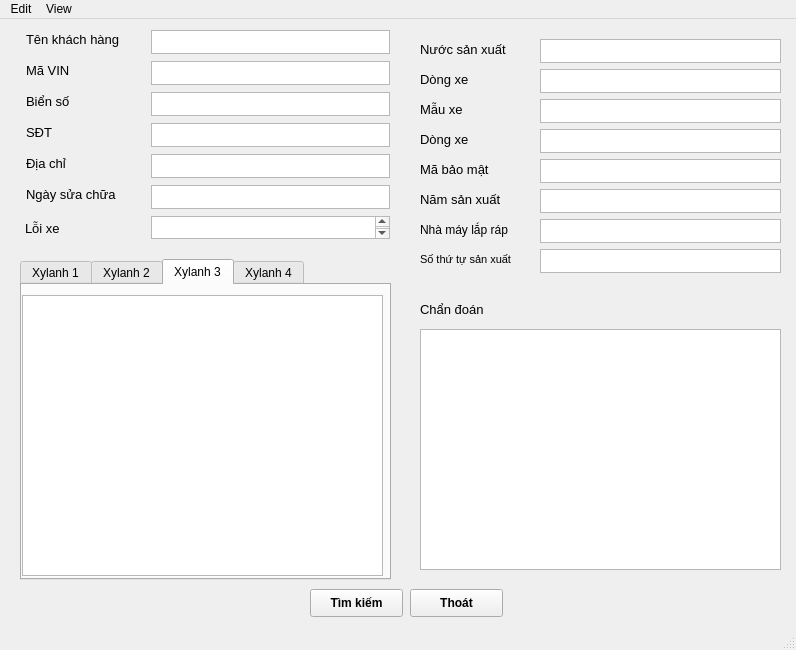
<?xml version="1.0" encoding="UTF-8"?>
<ui version="4.0">
 <class>MainWindow</class>
 <widget class="QMainWindow" name="MainWindow">
  <property name="geometry">
   <rect>
    <x>0</x>
    <y>0</y>
    <width>796</width>
    <height>650</height>
   </rect>
  </property>
  <property name="windowTitle">
   <string>MainWindow</string>
  </property>
  <widget class="QWidget" name="centralwidget">
   <widget class="QWidget" name="widget" native="true">
    <property name="geometry">
     <rect>
      <x>10</x>
      <y>10</y>
      <width>391</width>
      <height>221</height>
     </rect>
    </property>
    <widget class="QLabel" name="label_address">
     <property name="geometry">
      <rect>
       <x>16</x>
       <y>124</y>
       <width>51</width>
       <height>21</height>
      </rect>
     </property>
     <property name="font">
      <font>
       <pointsize>10</pointsize>
      </font>
     </property>
     <property name="text">
      <string>Địa chỉ</string>
     </property>
    </widget>
    <widget class="QLabel" name="label_num_phone">
     <property name="geometry">
      <rect>
       <x>16</x>
       <y>93</y>
       <width>31</width>
       <height>21</height>
      </rect>
     </property>
     <property name="font">
      <font>
       <pointsize>10</pointsize>
      </font>
     </property>
     <property name="text">
      <string>SĐT</string>
     </property>
    </widget>
    <widget class="QLabel" name="label_name">
     <property name="geometry">
      <rect>
       <x>16</x>
       <y>0</y>
       <width>117</width>
       <height>21</height>
      </rect>
     </property>
     <property name="font">
      <font>
       <pointsize>10</pointsize>
      </font>
     </property>
     <property name="text">
      <string>Tên khách hàng</string>
     </property>
    </widget>
    <widget class="QLabel" name="label_lices_num">
     <property name="geometry">
      <rect>
       <x>16</x>
       <y>62</y>
       <width>55</width>
       <height>21</height>
      </rect>
     </property>
     <property name="font">
      <font>
       <pointsize>10</pointsize>
      </font>
     </property>
     <property name="text">
      <string>Biển số</string>
     </property>
    </widget>
    <widget class="QLabel" name="label_date_fix">
     <property name="geometry">
      <rect>
       <x>16</x>
       <y>155</y>
       <width>110</width>
       <height>21</height>
      </rect>
     </property>
     <property name="font">
      <font>
       <pointsize>10</pointsize>
      </font>
     </property>
     <property name="text">
      <string>Ngày sửa chữa</string>
     </property>
    </widget>
    <widget class="QLabel" name="label_num_vin">
     <property name="geometry">
      <rect>
       <x>16</x>
       <y>31</y>
       <width>54</width>
       <height>21</height>
      </rect>
     </property>
     <property name="font">
      <font>
       <pointsize>10</pointsize>
      </font>
     </property>
     <property name="text">
      <string>Mã VIN</string>
     </property>
    </widget>
    <widget class="QLabel" name="label_date_fix_2">
     <property name="geometry">
      <rect>
       <x>15</x>
       <y>189</y>
       <width>110</width>
       <height>21</height>
      </rect>
     </property>
     <property name="font">
      <font>
       <pointsize>10</pointsize>
      </font>
     </property>
     <property name="text">
      <string>Lỗi xe</string>
     </property>
    </widget>
    <widget class="QTextEdit" name="t_name">
     <property name="geometry">
      <rect>
       <x>141</x>
       <y>1</y>
       <width>239</width>
       <height>24</height>
      </rect>
     </property>
    </widget>
    <widget class="QTextEdit" name="t_vin_num">
     <property name="geometry">
      <rect>
       <x>141</x>
       <y>32</y>
       <width>239</width>
       <height>24</height>
      </rect>
     </property>
    </widget>
    <widget class="QTextEdit" name="t_lices_num">
     <property name="geometry">
      <rect>
       <x>141</x>
       <y>63</y>
       <width>239</width>
       <height>24</height>
      </rect>
     </property>
    </widget>
    <widget class="QTextEdit" name="t_num_phone">
     <property name="geometry">
      <rect>
       <x>141</x>
       <y>94</y>
       <width>239</width>
       <height>24</height>
      </rect>
     </property>
    </widget>
    <widget class="QTextEdit" name="t_address">
     <property name="geometry">
      <rect>
       <x>141</x>
       <y>125</y>
       <width>239</width>
       <height>24</height>
      </rect>
     </property>
    </widget>
    <widget class="QTextEdit" name="t_date">
     <property name="geometry">
      <rect>
       <x>141</x>
       <y>156</y>
       <width>239</width>
       <height>24</height>
      </rect>
     </property>
    </widget>
    <widget class="QTextEdit" name="t_fix">
     <property name="geometry">
      <rect>
       <x>141</x>
       <y>187</y>
       <width>239</width>
       <height>23</height>
      </rect>
     </property>
    </widget>
   </widget>
   <widget class="QWidget" name="widget_grap" native="true">
    <property name="geometry">
     <rect>
      <x>10</x>
      <y>290</y>
      <width>391</width>
      <height>271</height>
     </rect>
    </property>
   </widget>
   <widget class="QWidget" name="widget_2" native="true">
    <property name="geometry">
     <rect>
      <x>410</x>
      <y>270</y>
      <width>381</width>
      <height>281</height>
     </rect>
    </property>
    <widget class="QLabel" name="label">
     <property name="geometry">
      <rect>
       <x>10</x>
       <y>10</y>
       <width>81</width>
       <height>21</height>
      </rect>
     </property>
     <property name="font">
      <font>
       <pointsize>10</pointsize>
      </font>
     </property>
     <property name="text">
      <string>Chẩn đoán</string>
     </property>
    </widget>
    <widget class="QTextEdit" name="t_comment">
     <property name="geometry">
      <rect>
       <x>10</x>
       <y>40</y>
       <width>361</width>
       <height>241</height>
      </rect>
     </property>
    </widget>
   </widget>
   <widget class="QWidget" name="widget_4" native="true">
    <property name="geometry">
     <rect>
      <x>270</x>
      <y>560</y>
      <width>271</width>
      <height>41</height>
     </rect>
    </property>
    <widget class="QPushButton" name="b_cancel">
     <property name="geometry">
      <rect>
       <x>140</x>
       <y>10</y>
       <width>93</width>
       <height>28</height>
      </rect>
     </property>
     <property name="font">
      <font>
       <weight>75</weight>
       <bold>true</bold>
      </font>
     </property>
     <property name="text">
      <string>Thoát</string>
     </property>
    </widget>
    <widget class="QPushButton" name="b_search">
     <property name="geometry">
      <rect>
       <x>40</x>
       <y>10</y>
       <width>93</width>
       <height>28</height>
      </rect>
     </property>
     <property name="font">
      <font>
       <weight>75</weight>
       <bold>true</bold>
      </font>
     </property>
     <property name="text">
      <string>Tìm kiếm</string>
     </property>
    </widget>
   </widget>
   <widget class="QTabWidget" name="grap">
    <property name="geometry">
     <rect>
      <x>20</x>
      <y>240</y>
      <width>371</width>
      <height>321</height>
     </rect>
    </property>
    <property name="currentIndex">
     <number>2</number>
    </property>
    <widget class="QWidget" name="tab_1">
     <attribute name="title">
      <string>Xylanh 1</string>
     </attribute>
     <widget class="QGraphicsView" name="graphicsView">
      <property name="geometry">
       <rect>
        <x>0</x>
        <y>10</y>
        <width>361</width>
        <height>281</height>
       </rect>
      </property>
     </widget>
    </widget>
    <widget class="QWidget" name="tab_2">
     <attribute name="title">
      <string>Xylanh 2</string>
     </attribute>
     <widget class="QGraphicsView" name="graphicsView_2">
      <property name="geometry">
       <rect>
        <x>0</x>
        <y>10</y>
        <width>361</width>
        <height>281</height>
       </rect>
      </property>
     </widget>
    </widget>
    <widget class="QWidget" name="tab_3">
     <attribute name="title">
      <string>Xylanh 3</string>
     </attribute>
     <widget class="QGraphicsView" name="graphicsView_3">
      <property name="geometry">
       <rect>
        <x>0</x>
        <y>10</y>
        <width>361</width>
        <height>281</height>
       </rect>
      </property>
     </widget>
    </widget>
    <widget class="QWidget" name="tab_4">
     <attribute name="title">
      <string>Xylanh 4</string>
     </attribute>
     <widget class="QGraphicsView" name="graphicsView_4">
      <property name="geometry">
       <rect>
        <x>0</x>
        <y>10</y>
        <width>361</width>
        <height>281</height>
       </rect>
      </property>
     </widget>
    </widget>
   </widget>
   <widget class="QWidget" name="widget_vin_num" native="true">
    <property name="geometry">
     <rect>
      <x>410</x>
      <y>10</y>
      <width>381</width>
      <height>251</height>
     </rect>
    </property>
    <widget class="QTextEdit" name="t_name_2">
     <property name="geometry">
      <rect>
       <x>130</x>
       <y>10</y>
       <width>241</width>
       <height>24</height>
      </rect>
     </property>
    </widget>
    <widget class="QLabel" name="label_contry">
     <property name="geometry">
      <rect>
       <x>10</x>
       <y>10</y>
       <width>117</width>
       <height>21</height>
      </rect>
     </property>
     <property name="font">
      <font>
       <pointsize>10</pointsize>
      </font>
     </property>
     <property name="text">
      <string>Nước sản xuất</string>
     </property>
    </widget>
    <widget class="QTextEdit" name="t_name_3">
     <property name="geometry">
      <rect>
       <x>130</x>
       <y>40</y>
       <width>241</width>
       <height>24</height>
      </rect>
     </property>
    </widget>
    <widget class="QLabel" name="label_branch">
     <property name="geometry">
      <rect>
       <x>10</x>
       <y>40</y>
       <width>117</width>
       <height>21</height>
      </rect>
     </property>
     <property name="font">
      <font>
       <pointsize>10</pointsize>
      </font>
     </property>
     <property name="text">
      <string>Dòng xe</string>
     </property>
    </widget>
    <widget class="QLabel" name="label_car">
     <property name="geometry">
      <rect>
       <x>10</x>
       <y>70</y>
       <width>117</width>
       <height>21</height>
      </rect>
     </property>
     <property name="font">
      <font>
       <pointsize>10</pointsize>
      </font>
     </property>
     <property name="text">
      <string>Mẫu xe</string>
     </property>
    </widget>
    <widget class="QTextEdit" name="t_name_4">
     <property name="geometry">
      <rect>
       <x>130</x>
       <y>70</y>
       <width>241</width>
       <height>24</height>
      </rect>
     </property>
    </widget>
    <widget class="QLabel" name="label_name_car">
     <property name="geometry">
      <rect>
       <x>10</x>
       <y>100</y>
       <width>117</width>
       <height>21</height>
      </rect>
     </property>
     <property name="font">
      <font>
       <pointsize>10</pointsize>
      </font>
     </property>
     <property name="text">
      <string>Dòng xe</string>
     </property>
    </widget>
    <widget class="QTextEdit" name="t_name_5">
     <property name="geometry">
      <rect>
       <x>130</x>
       <y>100</y>
       <width>241</width>
       <height>24</height>
      </rect>
     </property>
    </widget>
    <widget class="QTextEdit" name="t_name_6">
     <property name="geometry">
      <rect>
       <x>130</x>
       <y>130</y>
       <width>241</width>
       <height>24</height>
      </rect>
     </property>
    </widget>
    <widget class="QLabel" name="label_sec_num">
     <property name="geometry">
      <rect>
       <x>10</x>
       <y>130</y>
       <width>117</width>
       <height>21</height>
      </rect>
     </property>
     <property name="font">
      <font>
       <pointsize>10</pointsize>
      </font>
     </property>
     <property name="text">
      <string>Mã bảo mật</string>
     </property>
    </widget>
    <widget class="QTextEdit" name="t_name_7">
     <property name="geometry">
      <rect>
       <x>130</x>
       <y>160</y>
       <width>241</width>
       <height>24</height>
      </rect>
     </property>
    </widget>
    <widget class="QLabel" name="label_prod_date">
     <property name="geometry">
      <rect>
       <x>10</x>
       <y>160</y>
       <width>117</width>
       <height>21</height>
      </rect>
     </property>
     <property name="font">
      <font>
       <pointsize>10</pointsize>
      </font>
     </property>
     <property name="text">
      <string>Năm sản xuất</string>
     </property>
    </widget>
    <widget class="QLabel" name="label_factor">
     <property name="geometry">
      <rect>
       <x>10</x>
       <y>190</y>
       <width>131</width>
       <height>21</height>
      </rect>
     </property>
     <property name="font">
      <font>
       <pointsize>9</pointsize>
      </font>
     </property>
     <property name="text">
      <string>Nhà máy lắp ráp</string>
     </property>
    </widget>
    <widget class="QTextEdit" name="t_name_8">
     <property name="geometry">
      <rect>
       <x>130</x>
       <y>190</y>
       <width>241</width>
       <height>24</height>
      </rect>
     </property>
    </widget>
    <widget class="QLabel" name="label_num">
     <property name="geometry">
      <rect>
       <x>10</x>
       <y>220</y>
       <width>117</width>
       <height>21</height>
      </rect>
     </property>
     <property name="font">
      <font>
       <pointsize>8</pointsize>
      </font>
     </property>
     <property name="text">
      <string>Số thứ tự sản xuất</string>
     </property>
    </widget>
    <widget class="QTextEdit" name="t_name_9">
     <property name="geometry">
      <rect>
       <x>130</x>
       <y>220</y>
       <width>241</width>
       <height>24</height>
      </rect>
     </property>
    </widget>
   </widget>
  </widget>
  <widget class="QMenuBar" name="menubar">
   <property name="geometry">
    <rect>
     <x>0</x>
     <y>0</y>
     <width>796</width>
     <height>26</height>
    </rect>
   </property>
   <widget class="QMenu" name="menuEdit">
    <property name="title">
     <string>Edit</string>
    </property>
    <addaction name="actionOpen"/>
    <addaction name="actionNew"/>
    <addaction name="actionSave"/>
    <addaction name="actionSave_as"/>
    <addaction name="actionPrint"/>
   </widget>
   <widget class="QMenu" name="menuView">
    <property name="title">
     <string>View</string>
    </property>
   </widget>
   <addaction name="menuEdit"/>
   <addaction name="menuView"/>
  </widget>
  <widget class="QStatusBar" name="statusbar"/>
  <action name="actionOpen">
   <property name="text">
    <string>Open</string>
   </property>
  </action>
  <action name="actionNew">
   <property name="text">
    <string>New</string>
   </property>
  </action>
  <action name="actionSave">
   <property name="text">
    <string>Save</string>
   </property>
  </action>
  <action name="actionSave_as">
   <property name="text">
    <string>Save as</string>
   </property>
  </action>
  <action name="actionPrint">
   <property name="text">
    <string>Print</string>
   </property>
  </action>
 </widget>
 <resources/>
 <connections/>
</ui>
